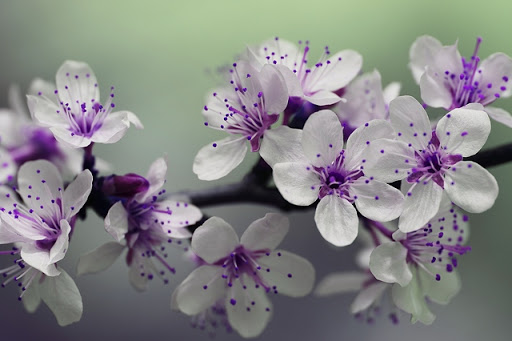
#> input picture Chapter 17/flower.jpg, 512 x 341 px
$ python custom_seating_cards.py
#> lines starting #> are read from the running program, lines starting #| are printed output that depends on the picture
#! /usr/bin/python
#
# ATBS - Chapter 17 - Custom Seating Cards
#
# Chapter 13 included a practice project to create custom invitations from a list
# of guests in a plaintext file. As an additional project, use the pillow module
# to create images for custom seating cards for your guests. For each of the
# guests listed in the guests.txt file from the resources at
# http://nostarch.com/automatestuff/, generate an image file with the guest name
# and some flowery decoration. A public domain flower image is available in the
# resources at http://nostarch.com/automatestuff/.
#
# To ensure that each seating card is the same size, add a black rectangle on the
# edges of the invitation image so that when the image is printed out, there will
# be a guideline for cutting. The PNG files that Pillow produces are set to 72
# pixels per inch, so a 4×5-inch card would require a 288×360-pixel image.

from PIL import Image, ImageDraw
import os

# create folder for invitations
os.makedirs('Invitations', exist_ok=True)

# load guests.txt into list (splitlines)
guest_file = open('guests.txt', 'r')
#> (reads Chapter 17/guests.txt from the repository)
guest_list = guest_file.read().splitlines()
guest_file.close()

# load flower image
flower_img = Image.open('flower.jpg')
#> flower_img is the input picture: PIL image 512x341 RGB; mean R, G, B 133.2, 133, 133.1
flower_width, flower_height = flower_img.size
#> flower_width = 512; flower_height = 341

# iterate over list:
for i in range(len(guest_list)):
    # generate image file of correct size
    img = Image.new('RGBA', (600, 600), 'white')
    # paste flower image onto invitation image
    img.paste(flower_img, (0, 0))
    # draw text onto image file (ImageDraw)
    draw = ImageDraw.Draw(img)
    draw.text((50, 100), "Hey " + guest_list[i] + ",\nYou're Invited!", fill='white')
    # add black rectangles to edges of images for cutting
    # draw.rectangle(xy, fill, outline)
    draw.rectangle((0, flower_height, flower_width, 600), 'black', 'black')
    draw.rectangle((flower_width, 0, 600, 600), 'black', 'black')
    img.save(os.path.join('./Invitations', guest_list[i] + '_invitation.png'))
    print('Saving file...: ' + guest_list[i] + '_invitation.png')
#> this loop made 5 passes
#> pass 1, `img.save(os.path.join('./Invitations', guest_list[i] + '_invitation.pn..`:
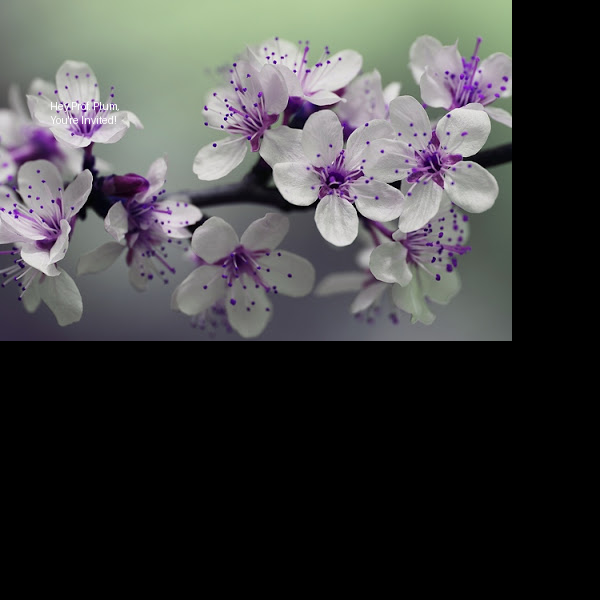
#> saved as Prof. Plum_invitation.png: PIL image 600x600 RGBA; mean R, G, B, A 64.6, 64.6, 64.6, 255

print('Done!')
